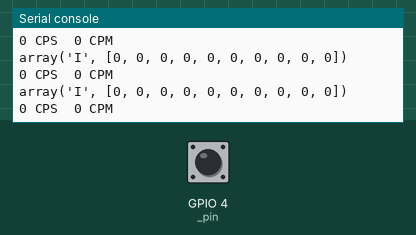
Recording of a program running on a simulated ESP32 board running MicroPython. On the bench: the last lines printed to the serial console. Inputs (shaded band) come from the test bench; at power-on: GPIO 4 (_pin) HIGH.

Above: at 1.2 s.
1.3 s: GPIO 4 (_pin) pulled LOW for 0.15 s
At 1.52 s:
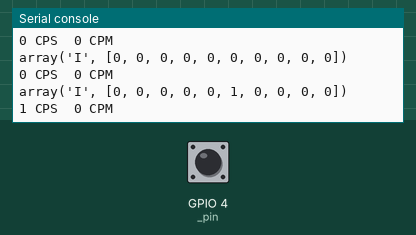
2.9 s: GPIO 4 (_pin) pulled LOW for 1 s
At 3.93 s:
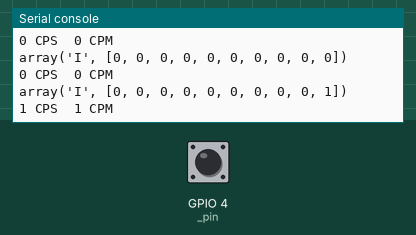

The program:

main.py
```python
"""
Input test script for jantman/ludlum-3-esp32-scaler

Uses GPIO pin 4

https://github.com/jantman/ludlum-3-esp32-scaler
"""

from machine import Pin, Timer
from utime import sleep_ms
from micropython import const
from uarray import array
from utime import sleep_ms
import micropython

micropython.alloc_emergency_exception_buf(100)


class Scaler:

    def __init__(self):
        self._pin = Pin(4, Pin.IN, Pin.PULL_UP)
        self._decisec_pointer = 0
        self._decisec_array = array('I', [0 for _ in range(0, 10)])
        self._sec_pointer = 0
        self._sec_array = array('Q', [0 for _ in range(0, 60)])
        self._pin.irq(trigger=Pin.IRQ_RISING, handler=self.on_pulse)

    def run(self):
        while True:
            self.do_decisec()
            sleep_ms(100)

    def do_decisec(self):
        old_ptr = self._decisec_pointer
        if old_ptr == 9:
            self._decisec_pointer = 0
            self._sec_array[self._sec_pointer] = sum(self._decisec_array)
            if self._sec_pointer == 59:
                self._sec_pointer = 0
            else:
                self._sec_pointer += 1
        else:
            self._decisec_pointer += 1
        print(self._decisec_array)
        print(
            '%d CPS\t%d CPM' % (
                sum(self._decisec_array), sum(self._sec_array)
            )
        )
        self._decisec_array[old_ptr] = 0

    def on_pulse(self, *args):
        self._decisec_array[self._decisec_pointer] += 1


if __name__ == "__main__":
    Scaler().run()
```

Measured:
- after the input at 1.3 s, the serial console: prints a new line after 0.21 s (image 1)
- after the input at 2.9 s, the serial console: prints a new line after 1.0 s (image 2)
